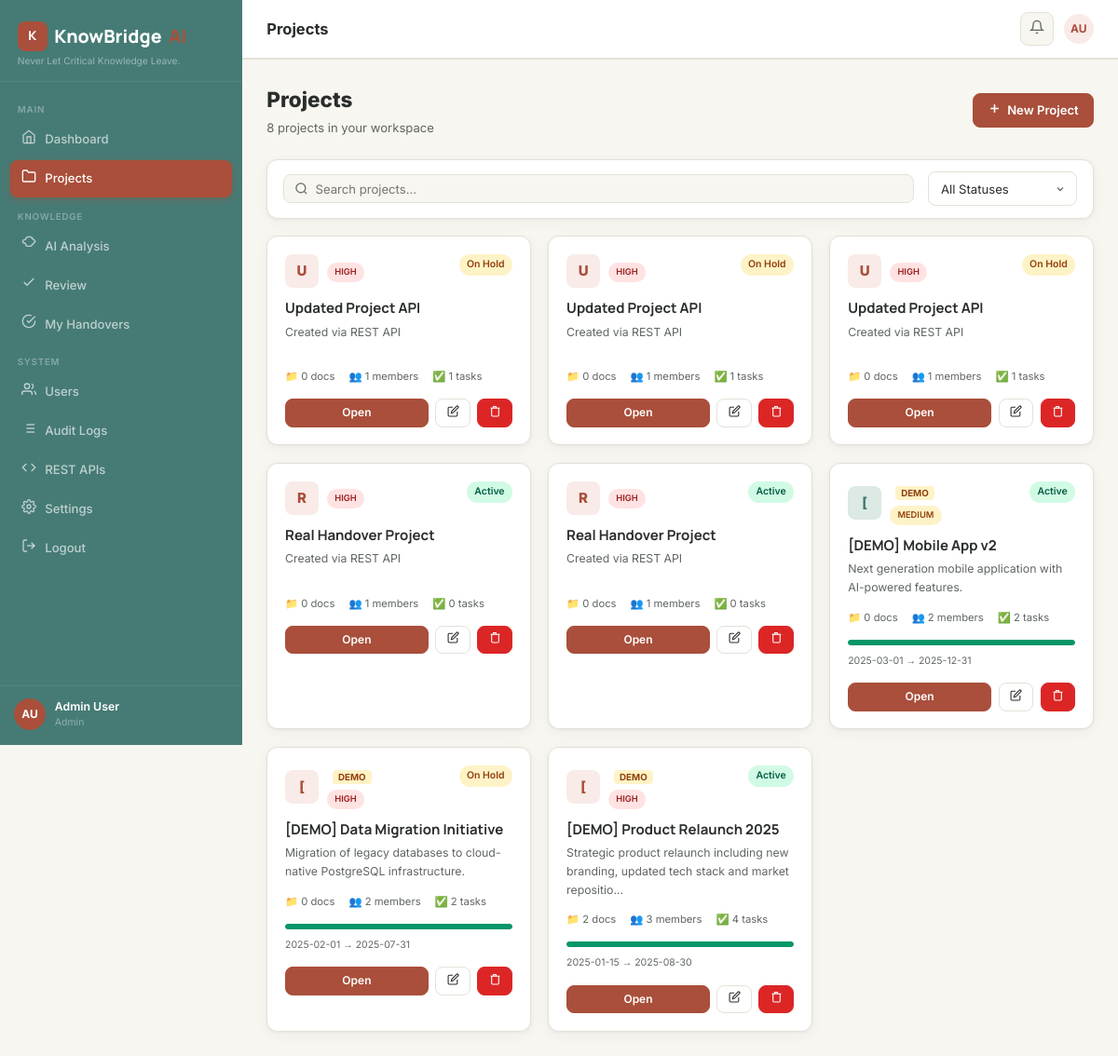
Screenshot of /projects (signed in) with the database file from the repository.
### app.py (models this page shows, shortened)
class User(UserMixin, db.Model):
    __tablename__ = 'users'
    id = db.Column(db.Integer, primary_key=True)
    name = db.Column(db.String(120), nullable=False)
    email = db.Column(db.String(255), unique=True, nullable=False)
    password_hash = db.Column(db.String(255), nullable=False)
    role = db.Column(db.String(30), default='team_member')  # admin / project_manager / team_member
    is_active = db.Column(db.Boolean, default=True)
    created_at = db.Column(db.DateTime, default=lambda: datetime.now(timezone.utc))
    avatar_initials = db.Column(db.String(4))
    projects_owned = db.relationship('Project', back_populates='owner', foreign_keys='Project.owner_id')
    memberships = db.relationship('ProjectMember', back_populates='user')
    documents = db.relationship('Document', back_populates='uploader')
    reviews = db.relationship('Review', back_populates='reviewer')
    audit_logs = db.relationship('AuditLog', back_populates='user')
    def is_admin(self): return self.role == 'admin'
    def is_pm(self): return self.role in ('admin', 'project_manager')
    def get_initials(self):
        parts = self.name.strip().split()
        return (''.join(p[0].upper() for p in parts[:2])) if parts else 'U'

class Project(db.Model):
    __tablename__ = 'projects'
    id = db.Column(db.Integer, primary_key=True)
    name = db.Column(db.String(200), nullable=False)
    description = db.Column(db.Text)
    status = db.Column(db.String(30), default='active')  # active/completed/on_hold/archived
    priority = db.Column(db.String(20), default='medium')
    start_date = db.Column(db.Date)
    end_date = db.Column(db.Date)
    is_demo = db.Column(db.Boolean, default=False)
    owner_id = db.Column(db.Integer, db.ForeignKey('users.id'))
    created_at = db.Column(db.DateTime, default=lambda: datetime.now(timezone.utc))
    updated_at = db.Column(db.DateTime, default=lambda: datetime.now(timezone.utc), onupdate=lambda: datetime.now(timezone.utc))
    owner = db.relationship('User', back_populates='projects_owned', foreign_keys=[owner_id])
    members = db.relationship('ProjectMember', back_populates='project', cascade='all, delete-orphan')
    documents = db.relationship('Document', back_populates='project', cascade='all, delete-orphan')
    tasks = db.relationship('Task', back_populates='project', cascade='all, delete-orphan')
    risks = db.relationship('Risk', back_populates='project', cascade='all, delete-orphan')
    decisions = db.relationship('Decision', back_populates='project', cascade='all, delete-orphan')
    reports = db.relationship('HandoverReport', back_populates='project', cascade='all, delete-orphan')
    knowledge_items = db.relationship('ExtractedKnowledge', back_populates='project', cascade='all, delete-orphan')

### app.py (the view, shortened to what this page needs)
@app.route('/projects')
@login_required
def projects():
    if current_user.is_admin():
        all_projects = Project.query.order_by(Project.created_at.desc()).all()
    users = User.query.filter_by(is_active=True).all()
    return render_template('projects.html', projects=all_projects, users=users)

### app.py (called while the page is built)
@login_manager.user_loader
def load_user(uid): return db.session.get(User, int(uid))

@app.context_processor
def inject_globals():
    unread = 0
    if current_user.is_authenticated:
        unread = Notification.query.filter_by(user_id=current_user.id, is_read=False).count()
    return {'unread_notifications': unread, 'now': datetime.now(timezone.utc)}

### templates/projects.html (shortened to what this page needs)
{% extends 'base.html' %}
{% block topbar_title %}Projects{% endblock %}
{% block content %}
<div class="page-header">
  <div>
    <div class="page-title">Projects</div>
    <div class="page-subtitle">{{ projects|length }} project{{ 's' if projects|length != 1 }} in your workspace</div>
  </div>
  {% if current_user.is_pm() %}
  <button class="btn btn-primary" onclick="Modal.open('create-project-modal')">
    <span data-icon="plus"></span> New Project
  </button>
  {% endif %}
</div>
<div class="card" style="margin-bottom:1.25rem;padding:.85rem 1.1rem;">
  <div style="display:flex;gap:1rem;align-items:center;flex-wrap:wrap;">
    <div class="search-bar flex-1">
      <svg xmlns="http://www.w3.org/2000/svg" width="15" height="15" fill="none" viewBox="0 0 24 24" stroke="currentColor" stroke-width="2"><circle cx="11" cy="11" r="8"/><line x1="21" y1="21" x2="16.65" y2="16.65"/></svg>
      <input type="text" id="table-search" placeholder="Search projects…">
    </div>
    <select class="form-select" style="width:160px;" onchange="filterProjects(this.value)">
      <option value="">All Statuses</option>
    </select>
  </div>
</div>
{% if projects %}
<div class="projects-grid" id="projects-grid">
  {% for p in projects %}
  <div class="card card-hover project-card" data-status="{{ p.status }}">
    <div style="display:flex;align-items:flex-start;justify-content:space-between;margin-bottom:.85rem;">
      <div style="display:flex;align-items:center;gap:.6rem;">
        <div style="width:36px;height:36px;background:{% if p.priority=='high' %}var(--primary-light){% elif p.priority=='medium' %}var(--sage){% else %}#F3F4F6{% endif %};border-radius:8px;display:flex;align-items:center;justify-content:center;font-weight:800;font-size:1rem;color:{% if p.priority=='high' %}var(--primary){% else %}var(--forest){% endif %};">{{ p.name[0].upper() }}</div>
        <div>
          {% if p.is_demo %}<span class="demo-label">DEMO</span>{% endif %}
          <div style="font-size:.7rem;color:var(--text-secondary);margin-top:.15rem;">
            <span class="badge {% if p.priority=='high' %}badge-danger{% elif p.priority=='medium' %}badge-warning{% else %}badge-muted{% endif %}" style="font-size:.62rem;">{{ p.priority.upper() }}</span>
          </div>
        </div>
      </div>
      <span class="badge {% if p.status=='active' %}badge-success{% elif p.status=='on_hold' %}badge-warning{% elif p.status=='completed' %}badge-sage{% else %}badge-muted{% endif %}">
        {{ p.status.replace('_',' ').title() }}
      </span>
    </div>
    <h3 style="font-size:1rem;font-weight:700;color:var(--text);margin-bottom:.4rem;">{{ p.name }}</h3>
    <p style="font-size:.82rem;color:var(--text-secondary);margin-bottom:.85rem;min-height:36px;">{{ (p.description or 'No description provided.')[:90] }}{% if p.description and p.description|length>90 %}…{% endif %}</p>
    <div style="display:flex;gap:1rem;margin-bottom:1rem;font-size:.75rem;color:var(--text-secondary);">
      <span>📁 {{ p.documents|length }} docs</span>
      <span>👥 {{ p.members|length }} members</span>
      <span>✅ {{ p.tasks|length }} tasks</span>
    </div>
    {% if p.start_date and p.end_date %}
    <div class="progress-bar" style="margin-bottom:.6rem;">
      {% set today = now.date() %}
      {% if p.start_date <= today <= p.end_date %}
        {% set total_days = (p.end_date - p.start_date).days %}
        {% set elapsed = (today - p.start_date).days %}
        {% set pct = (elapsed / total_days * 100)|int if total_days > 0 else 0 %}
      {% elif today > p.end_date %}
        {% set pct = 100 %}
      {% else %}
        {% set pct = 0 %}
      {% endif %}
      <div class="progress-fill {% if pct >= 100 %}success{% elif pct >= 60 %}warning{% endif %}" style="width:{{ pct }}%"></div>
    </div>
    <div style="font-size:.7rem;color:var(--text-secondary);">{{ p.start_date }} → {{ p.end_date }}</div>
    {% endif %}
    <div style="margin-top:1rem;display:flex;gap:.5rem;">
      <a href="{{ url_for('project_detail', pid=p.id) }}" class="btn btn-primary btn-sm flex-1" style="justify-content:center;">Open</a>
      {% if current_user.is_admin() or p.owner_id == current_user.id %}
      <button class="btn btn-outline btn-sm" onclick="openEdit({{ p.id }}, '{{ p.name|e }}', '{{ (p.description or '')|e }}', '{{ p.status }}', '{{ p.priority }}', '{{ p.start_date or '' }}', '{{ p.end_date or '' }}')">
        <span data-icon="edit"></span>
      </button>
      <form method="POST" action="{{ url_for('delete_project', pid=p.id) }}" id="del-{{ p.id }}" style="margin:0;">
        <button type="button" class="btn btn-danger btn-sm" onclick="confirmDelete('del-{{ p.id }}','Delete project &quot;{{ p.name|e }}&quot;? This removes all documents and data.')">
          <span data-icon="trash"></span>
        </button>
      </form>
      {% endif %}
    </div>
  </div>
  {% endfor %}
</div>
{% endif %}
{% endblock %}

### templates/base.html (shortened to what this page needs)
<!DOCTYPE html>
<html lang="en">
<head>
<link rel="stylesheet" href="{{ url_for('static', filename='css/style.css') }}">
</head>
<body>
{% block body %}
<div class="app-wrapper">
  <aside class="sidebar" id="sidebar">
    <div class="sidebar-brand">
      <div class="brand-name">
        <div class="brand-icon">K</div>
        KnowBridge<span style="color:var(--primary);">AI</span>
      </div>
      <div class="tagline">Never Let Critical Knowledge Leave.</div>
    </div>
    <nav class="sidebar-nav">
      <span class="nav-section-label">Main</span>
      <ul style="list-style:none;padding:0;margin:0;">
        <li class="nav-item">
          <a href="{{ url_for('dashboard') }}" class="nav-link {% if request.endpoint=='dashboard' %}active{% endif %}">
            <span class="nav-icon" data-icon="home"></span> Dashboard
          </a>
        </li>
        <li class="nav-item">
          <a href="{{ url_for('projects') }}" class="nav-link {% if 'project' in (request.endpoint or '') %}active{% endif %}">
            <span class="nav-icon" data-icon="folder"></span> Projects
          </a>
        </li>
      </ul>
      <span class="nav-section-label">Knowledge</span>
      <ul style="list-style:none;padding:0;margin:0;">
        <li class="nav-item">
          <a href="#" onclick="ToastManager.show('Select a project first, then access AI Summary.','info');return false;" class="nav-link">
            <span class="nav-icon" data-icon="brain"></span> AI Analysis
          </a>
        </li>
        <li class="nav-item">
          <a href="#" onclick="ToastManager.show('Select a project to review items.','info');return false;" class="nav-link">
            <span class="nav-icon" data-icon="check"></span> Review
          </a>
        </li>
        <li class="nav-item">
          <a href="{{ url_for('my_acknowledgements') }}" class="nav-link {% if request.endpoint=='my_acknowledgements' %}active{% endif %}">
            <span class="nav-icon" data-icon="ack"></span> My Handovers
          </a>
        </li>
      </ul>
      <span class="nav-section-label">System</span>
      <ul style="list-style:none;padding:0;margin:0;">
        {% if current_user.is_authenticated and current_user.is_admin() %}
        <li class="nav-item">
          <a href="{{ url_for('users_page') }}" class="nav-link {% if request.endpoint=='users_page' %}active{% endif %}">
            <span class="nav-icon" data-icon="users"></span> Users
          </a>
        </li>
        <li class="nav-item">
          <a href="{{ url_for('audit_logs') }}" class="nav-link {% if request.endpoint=='audit_logs' %}active{% endif %}">
            <span class="nav-icon" data-icon="log"></span> Audit Logs
          </a>
        </li>
        {% endif %}
        {% if current_user.is_authenticated %}
        <li class="nav-item">
          <a href="{{ url_for('api_docs_page') }}" class="nav-link {% if request.endpoint=='api_docs_page' %}active{% endif %}">
            <span class="nav-icon" data-icon="code"></span> REST APIs
          </a>
        </li>
        <li class="nav-item">
          <a href="{{ url_for('settings') }}" class="nav-link {% if request.endpoint=='settings' %}active{% endif %}">
            <span class="nav-icon" data-icon="settings"></span> Settings
          </a>
        </li>
        <li class="nav-item">
          <a href="{{ url_for('logout') }}" class="nav-link">
            <span class="nav-icon" data-icon="logout"></span> Logout
          </a>
        </li>
        {% else %}
        <li class="nav-item">
          <a href="{{ url_for('login') }}" class="nav-link">
            <span class="nav-icon" data-icon="logout"></span> Sign In
          </a>
        </li>
        {% endif %}
      </ul>
    </nav>
    <div class="sidebar-footer">
      <div class="sidebar-user">
        <div class="sidebar-avatar">{% if current_user.is_authenticated %}{{ current_user.get_initials() }}{% else %}KB{% endif %}</div>
        <div class="sidebar-user-info">
          <div class="user-name">{% if current_user.is_authenticated %}{{ current_user.name }}{% else %}Guest Visitor{% endif %}</div>
          <div class="user-role">{% if current_user.is_authenticated %}{{ current_user.role.replace('_',' ').title() }}{% else %}Guest{% endif %}</div>
        </div>
      </div>
    </div>
  </aside>
  <div class="main-content">
    <header class="topbar">
      <div style="display:flex;align-items:center;gap:.75rem;min-width:0;">
        <div class="topbar-title">{% block topbar_title %}KnowBridge AI{% endblock %}</div>
      </div>
      <div class="topbar-right">
        {% if current_user.is_authenticated %}
        <button class="topbar-btn" onclick="markNotificationsRead()" title="Notifications">
          <span data-icon="bell"></span>
        </button>
        <div style="width:32px;height:32px;background:var(--primary-light);border-radius:50%;display:flex;align-items:center;justify-content:center;font-size:.8rem;font-weight:700;color:var(--primary);">
          {{ current_user.get_initials() }}
        </div>
        {% else %}
        <a href="{{ url_for('login') }}" class="btn btn-primary btn-sm">Sign In</a>
        {% endif %}
      </div>
    </header>
    <main class="page-content">
      {% block content %}{% endblock %}
    </main>
  </div>
</div>
{% endblock %}
</body>
</html>

### rows the page displays
User: get_initials "AU", name "Admin User", role.replace "Admin"
Project: name "U", priority "HIGH", status.replace "On Hold", name "Updated Project API", description "Created via REST API", documents|length "0", members|length "1", tasks|length "1"
Project: name "U", priority "HIGH", status.replace "On Hold", name "Updated Project API", description "Created via REST API", documents|length "0", members|length "1", tasks|length "1"
Project: name "U", priority "HIGH", status.replace "On Hold", name "Updated Project API", description "Created via REST API", documents|length "0", members|length "1", tasks|length "1"
Project: name "R", priority "HIGH", status.replace "Active", name "Real Handover Project", description "Created via REST API", documents|length "0", members|length "1", tasks|length "0"
Project: name "R", priority "HIGH", status.replace "Active", name "Real Handover Project", description "Created via REST API", documents|length "0", members|length "1", tasks|length "0"
Project: name "[", is_demo "DEMO", priority "MEDIUM", status.replace "Active", name "[DEMO] Mobile App v2", description "Next generation mobile application with AI-powered features.", documents|length "0", members|length "2", tasks|length "2", {{ pct }} 100 (drawn), start_date "2025-03-01", end_date "2025-12-31"
Project: name "[", is_demo "DEMO", priority "HIGH", status.replace "On Hold", name "[DEMO] Data Migration Initiative", description "Migration of legacy databases to cloud-native PostgreSQL infrastructure.", documents|length "0", members|length "2", tasks|length "2", {{ pct }} 100 (drawn), start_date "2025-02-01", end_date "2025-07-31"
Project: name "[", is_demo "DEMO", priority "HIGH", status.replace "Active", name "[DEMO] Product Relaunch 2025", description "Strategic product relaunch including new branding, updated tech stack and market repositio", documents|length "2", members|length "3", tasks|length "4", {{ pct }} 100 (drawn), start_date "2025-01-15", end_date "2025-08-30"

### other values shown
{{ projects|length }} "8"
{{ 's' if projects|length != 1 }} "s"
